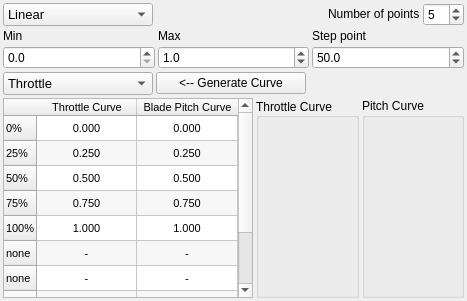
       <widget class="QWidget" name="CurveTab">
        <attribute name="title">
         <string>Curve settings</string>
        </attribute>
        <layout class="QGridLayout" name="gridLayout_7">
         <property name="margin">
          <number>3</number>
         </property>
         <property name="spacing">
          <number>3</number>
         </property>
         <item row="0" column="0">
          <layout class="QHBoxLayout" name="horizontalLayout_5">
           <item>
            <widget class="QComboBox" name="CurveType">
             <property name="minimumSize">
              <size>
               <width>150</width>
               <height>0</height>
              </size>
             </property>
             <property name="font">
              <font>
               <pointsize>10</pointsize>
              </font>
             </property>
             <property name="toolTip">
              <string>Select aircraft type here</string>
             </property>
             <item>
              <property name="text">
               <string>Linear</string>
              </property>
             </item>
             <item>
              <property name="text">
               <string>Flat</string>
              </property>
             </item>
             <item>
              <property name="text">
               <string>Step</string>
              </property>
             </item>
             <item>
              <property name="text">
               <string>Exp</string>
              </property>
             </item>
             <item>
              <property name="text">
               <string>Log</string>
              </property>
             </item>
             <item>
              <property name="text">
               <string>Custom</string>
              </property>
             </item>
            </widget>
           </item>
           <item>
            <spacer name="horizontalSpacer">
             <property name="orientation">
              <enum>Qt::Horizontal</enum>
             </property>
             <property name="sizeHint" stdset="0">
              <size>
               <width>40</width>
               <height>20</height>
              </size>
             </property>
            </spacer>
           </item>
           <item>
            <widget class="QLabel" name="label_2">
             <property name="sizePolicy">
              <sizepolicy hsizetype="Fixed" vsizetype="Fixed">
               <horstretch>0</horstretch>
               <verstretch>0</verstretch>
              </sizepolicy>
             </property>
             <property name="text">
              <string>Number of points</string>
             </property>
            </widget>
           </item>
           <item>
            <widget class="QSpinBox" name="NumCurvePoints">
             <property name="sizePolicy">
              <sizepolicy hsizetype="Fixed" vsizetype="Fixed">
               <horstretch>0</horstretch>
               <verstretch>0</verstretch>
              </sizepolicy>
             </property>
             <property name="minimum">
              <number>2</number>
             </property>
             <property name="maximum">
              <number>10</number>
             </property>
             <property name="value">
              <number>5</number>
             </property>
            </widget>
           </item>
          </layout>
         </item>
         <item row="1" column="0">
          <layout class="QGridLayout" name="gridLayout_2">
           <item row="0" column="0">
            <widget class="QLabel" name="CurveLabel1">
             <property name="text">
              <string>Min</string>
             </property>
            </widget>
           </item>
           <item row="0" column="1">
            <widget class="QLabel" name="CurveLabel2">
             <property name="text">
              <string>Max</string>
             </property>
            </widget>
           </item>
           <item row="0" column="2">
            <widget class="QLabel" name="CurveLabel3">
             <property name="text">
              <string>Step point</string>
             </property>
            </widget>
           </item>
           <item row="1" column="0">
            <widget class="QDoubleSpinBox" name="CurveValue1">
             <property name="decimals">
              <number>1</number>
             </property>
             <property name="maximum">
              <double>10.000000000000000</double>
             </property>
            </widget>
           </item>
           <item row="1" column="1">
            <widget class="QDoubleSpinBox" name="CurveValue2">
             <property name="decimals">
              <number>1</number>
             </property>
             <property name="maximum">
              <double>10.000000000000000</double>
             </property>
             <property name="value">
              <double>1.000000000000000</double>
             </property>
            </widget>
           </item>
           <item row="1" column="2">
            <widget class="QDoubleSpinBox" name="CurveValue3">
             <property name="decimals">
              <number>1</number>
             </property>
             <property name="maximum">
              <double>100.000000000000000</double>
             </property>
             <property name="value">
              <double>50.000000000000000</double>
             </property>
            </widget>
           </item>
          </layout>
         </item>
         <item row="2" column="0">
          <layout class="QHBoxLayout" name="horizontalLayout_6">
           <item>
            <widget class="QComboBox" name="CurveToGenerate">
             <property name="sizePolicy">
              <sizepolicy hsizetype="Preferred" vsizetype="Fixed">
               <horstretch>0</horstretch>
               <verstretch>0</verstretch>
              </sizepolicy>
             </property>
             <property name="minimumSize">
              <size>
               <width>150</width>
               <height>0</height>
              </size>
             </property>
             <property name="font">
              <font>
               <pointsize>10</pointsize>
              </font>
             </property>
             <property name="toolTip">
              <string>Select aircraft type here</string>
             </property>
             <item>
              <property name="text">
               <string>Throttle</string>
              </property>
             </item>
             <item>
              <property name="text">
               <string>Pitch</string>
              </property>
             </item>
            </widget>
           </item>
           <item>
            <widget class="QPushButton" name="ccpmGenerateCurve">
             <property name="sizePolicy">
              <sizepolicy hsizetype="Preferred" vsizetype="Fixed">
               <horstretch>0</horstretch>
               <verstretch>0</verstretch>
              </sizepolicy>
             </property>
             <property name="minimumSize">
              <size>
               <width>150</width>
               <height>0</height>
              </size>
             </property>
             <property name="toolTip">
              <string>Generate curves based on settings</string>
             </property>
             <property name="text">
              <string>&lt;-- Generate Curve</string>
             </property>
            </widget>
           </item>
           <item>
            <spacer name="horizontalSpacer_6">
             <property name="orientation">
              <enum>Qt::Horizontal</enum>
             </property>
             <property name="sizeHint" stdset="0">
              <size>
               <width>40</width>
               <height>20</height>
              </size>
             </property>
            </spacer>
           </item>
          </layout>
         </item>
         <item row="3" column="0">
          <layout class="QHBoxLayout" name="horizontalLayout_3">
           <property name="spacing">
            <number>3</number>
           </property>
           <item>
            <widget class="QTableWidget" name="CurveSettings">
             <property name="sizePolicy">
              <sizepolicy hsizetype="Maximum" vsizetype="MinimumExpanding">
               <horstretch>0</horstretch>
               <verstretch>0</verstretch>
              </sizepolicy>
             </property>
             <property name="minimumSize">
              <size>
               <width>250</width>
               <height>200</height>
              </size>
             </property>
             <property name="maximumSize">
              <size>
               <width>250</width>
               <height>273</height>
              </size>
             </property>
             <property name="font">
              <font>
               <pointsize>8</pointsize>
              </font>
             </property>
             <property name="verticalScrollBarPolicy">
              <enum>Qt::ScrollBarAsNeeded</enum>
             </property>
             <property name="horizontalScrollBarPolicy">
              <enum>Qt::ScrollBarAsNeeded</enum>
             </property>
             <property name="autoScroll">
              <bool>true</bool>
             </property>
             <property name="alternatingRowColors">
              <bool>true</bool>
             </property>
             <property name="cornerButtonEnabled">
              <bool>true</bool>
             </property>
             <attribute name="horizontalHeaderCascadingSectionResizes">
              <bool>true</bool>
             </attribute>
             <attribute name="horizontalHeaderStretchLastSection">
              <bool>true</bool>
             </attribute>
             <attribute name="verticalHeaderDefaultSectionSize">
              <number>25</number>
             </attribute>
             <attribute name="verticalHeaderMinimumSectionSize">
              <number>25</number>
             </attribute>
             <row>
              <property name="text">
               <string>0%</string>
              </property>
             </row>
             <row>
              <property name="text">
               <string>25%</string>
              </property>
             </row>
             <row>
              <property name="text">
               <string>50%</string>
              </property>
             </row>
             <row>
              <property name="text">
               <string>75%</string>
              </property>
             </row>
             <row>
              <property name="text">
               <string>100%</string>
              </property>
             </row>
             <row>
              <property name="text">
               <string>none</string>
              </property>
             </row>
             <row>
              <property name="text">
               <string>none</string>
              </property>
             </row>
             <row>
              <property name="text">
               <string>none</string>
              </property>
             </row>
             <row>
              <property name="text">
               <string>none</string>
              </property>
             </row>
             <row>
              <property name="text">
               <string>none</string>
              </property>
             </row>
             <column>
              <property name="text">
               <string>Throttle Curve</string>
              </property>
              <property name="textAlignment">
               <set>AlignHCenter|AlignVCenter|AlignCenter</set>
              </property>
             </column>
             <column>
              <property name="text">
               <string>Blade Pitch Curve</string>
              </property>
              <property name="textAlignment">
               <set>AlignHCenter|AlignVCenter|AlignCenter</set>
              </property>
             </column>
             <item row="0" column="0">
              <property name="text">
               <string>0.000</string>
              </property>
              <property name="textAlignment">
               <set>AlignHCenter|AlignVCenter|AlignCenter</set>
              </property>
             </item>
             <item row="0" column="1">
              <property name="text">
               <string>0.000</string>
              </property>
              <property name="textAlignment">
               <set>AlignHCenter|AlignVCenter|AlignCenter</set>
              </property>
             </item>
             <item row="1" column="0">
              <property name="text">
               <string>0.250</string>
              </property>
              <property name="textAlignment">
               <set>AlignHCenter|AlignVCenter|AlignCenter</set>
              </property>
             </item>
             <item row="1" column="1">
              <property name="text">
               <string>0.250</string>
              </property>
              <property name="textAlignment">
               <set>AlignHCenter|AlignVCenter|AlignCenter</set>
              </property>
             </item>
             <item row="2" column="0">
              <property name="text">
               <string>0.500</string>
              </property>
              <property name="textAlignment">
               <set>AlignHCenter|AlignVCenter|AlignCenter</set>
              </property>
             </item>
             <item row="2" column="1">
              <property name="text">
               <string>0.500</string>
              </property>
              <property name="textAlignment">
               <set>AlignHCenter|AlignVCenter|AlignCenter</set>
              </property>
             </item>
             <item row="3" column="0">
              <property name="text">
               <string>0.750</string>
              </property>
              <property name="textAlignment">
               <set>AlignHCenter|AlignVCenter|AlignCenter</set>
              </property>
             </item>
             <item row="3" column="1">
              <property name="text">
               <string>0.750</string>
              </property>
              <property name="textAlignment">
               <set>AlignHCenter|AlignVCenter|AlignCenter</set>
              </property>
             </item>
             <item row="4" column="0">
              <property name="text">
               <string>1.000</string>
              </property>
              <property name="textAlignment">
               <set>AlignHCenter|AlignVCenter|AlignCenter</set>
              </property>
             </item>
             <item row="4" column="1">
              <property name="text">
               <string>1.000</string>
              </property>
              <property name="textAlignment">
               <set>AlignHCenter|AlignVCenter|AlignCenter</set>
              </property>
             </item>
             <item row="5" column="0">
              <property name="text">
               <string>-</string>
              </property>
              <property name="textAlignment">
               <set>AlignHCenter|AlignVCenter|AlignCenter</set>
              </property>
             </item>
             <item row="5" column="1">
              <property name="text">
               <string>-</string>
              </property>
              <property name="textAlignment">
               <set>AlignHCenter|AlignVCenter|AlignCenter</set>
              </property>
             </item>
             <item row="6" column="0">
              <property name="text">
               <string>-</string>
              </property>
              <property name="textAlignment">
               <set>AlignHCenter|AlignVCenter|AlignCenter</set>
              </property>
             </item>
             <item row="6" column="1">
              <property name="text">
               <string>-</string>
              </property>
              <property name="textAlignment">
               <set>AlignHCenter|AlignVCenter|AlignCenter</set>
              </property>
             </item>
             <item row="7" column="0">
              <property name="text">
               <string>-</string>
              </property>
              <property name="textAlignment">
               <set>AlignHCenter|AlignVCenter|AlignCenter</set>
              </property>
             </item>
             <item row="7" column="1">
              <property name="text">
               <string>-</string>
              </property>
              <property name="textAlignment">
               <set>AlignHCenter|AlignVCenter|AlignCenter</set>
              </property>
             </item>
             <item row="8" column="0">
              <property name="text">
               <string>-</string>
              </property>
              <property name="textAlignment">
               <set>AlignHCenter|AlignVCenter|AlignCenter</set>
              </property>
             </item>
             <item row="8" column="1">
              <property name="text">
               <string>-</string>
              </property>
              <property name="textAlignment">
               <set>AlignHCenter|AlignVCenter|AlignCenter</set>
              </property>
             </item>
             <item row="9" column="0">
              <property name="text">
               <string>-</string>
              </property>
              <property name="textAlignment">
               <set>AlignHCenter|AlignVCenter|AlignCenter</set>
              </property>
             </item>
             <item row="9" column="1">
              <property name="text">
               <string>-</string>
              </property>
              <property name="textAlignment">
               <set>AlignHCenter|AlignVCenter|AlignCenter</set>
              </property>
             </item>
            </widget>
           </item>
           <item>
            <widget class="QGroupBox" name="ThrottleCurveBox">
             <property name="sizePolicy">
              <sizepolicy hsizetype="Preferred" vsizetype="Preferred">
               <horstretch>1</horstretch>
               <verstretch>1</verstretch>
              </sizepolicy>
             </property>
             <property name="minimumSize">
              <size>
               <width>100</width>
               <height>100</height>
              </size>
             </property>
             <property name="sizeIncrement">
              <size>
               <width>10</width>
               <height>10</height>
              </size>
             </property>
             <property name="baseSize">
              <size>
               <width>100</width>
               <height>100</height>
              </size>
             </property>
             <property name="layoutDirection">
              <enum>Qt::LeftToRight</enum>
             </property>
             <property name="title">
              <string>Throttle Curve</string>
             </property>
             <property name="alignment">
              <set>Qt::AlignLeading|Qt::AlignLeft|Qt::AlignVCenter</set>
             </property>
             <property name="flat">
              <bool>false</bool>
             </property>
             <layout class="QGridLayout" name="gridLayout">
              <property name="margin">
               <number>0</number>
              </property>
              <property name="spacing">
               <number>0</number>
              </property>
              <item row="0" column="0">
               <widget class="MixerCurveWidget" name="ThrottleCurve" native="true">
                <property name="sizePolicy">
                 <sizepolicy hsizetype="Expanding" vsizetype="Expanding">
                  <horstretch>1</horstretch>
                  <verstretch>1</verstretch>
                 </sizepolicy>
                </property>
                <property name="minimumSize">
                 <size>
                  <width>50</width>
                  <height>50</height>
                 </size>
                </property>
                <property name="maximumSize">
                 <size>
                  <width>1000</width>
                  <height>1000</height>
                 </size>
                </property>
                <property name="sizeIncrement">
                 <size>
                  <width>10</width>
                  <height>10</height>
                 </size>
                </property>
                <property name="baseSize">
                 <size>
                  <width>200</width>
                  <height>200</height>
                 </size>
                </property>
               </widget>
              </item>
             </layout>
            </widget>
           </item>
           <item>
            <widget class="QGroupBox" name="PitchCurveBox">
             <property name="sizePolicy">
              <sizepolicy hsizetype="Preferred" vsizetype="Preferred">
               <horstretch>1</horstretch>
               <verstretch>1</verstretch>
              </sizepolicy>
             </property>
             <property name="minimumSize">
              <size>
               <width>100</width>
               <height>100</height>
              </size>
             </property>
             <property name="sizeIncrement">
              <size>
               <width>10</width>
               <height>10</height>
              </size>
             </property>
             <property name="baseSize">
              <size>
               <width>100</width>
               <height>100</height>
              </size>
             </property>
             <property name="title">
              <string>Pitch Curve</string>
             </property>
             <layout class="QGridLayout" name="gridLayout_5">
              <property name="margin">
               <number>0</number>
              </property>
              <property name="spacing">
               <number>0</number>
              </property>
              <item row="0" column="0">
               <widget class="MixerCurveWidget" name="PitchCurve" native="true">
                <property name="sizePolicy">
                 <sizepolicy hsizetype="Fixed" vsizetype="Expanding">
                  <horstretch>1</horstretch>
                  <verstretch>1</verstretch>
                 </sizepolicy>
                </property>
                <property name="minimumSize">
                 <size>
                  <width>50</width>
                  <height>50</height>
                 </size>
                </property>
                <property name="maximumSize">
                 <size>
                  <width>1000</width>
                  <height>1000</height>
                 </size>
                </property>
                <property name="sizeIncrement">
                 <size>
                  <width>10</width>
                  <height>10</height>
                 </size>
                </property>
                <property name="baseSize">
                 <size>
                  <width>200</width>
                  <height>200</height>
                 </size>
                </property>
               </widget>
              </item>
             </layout>
            </widget>
           </item>
          </layout>
         </item>
         <item row="4" column="0">
          <spacer name="verticalSpacer_2">
           <property name="orientation">
            <enum>Qt::Vertical</enum>
           </property>
           <property name="sizeType">
            <enum>QSizePolicy::Preferred</enum>
           </property>
           <property name="sizeHint" stdset="0">
            <size>
             <width>20</width>
             <height>0</height>
            </size>
           </property>
          </spacer>
         </item>
        </layout>
       </widget>
